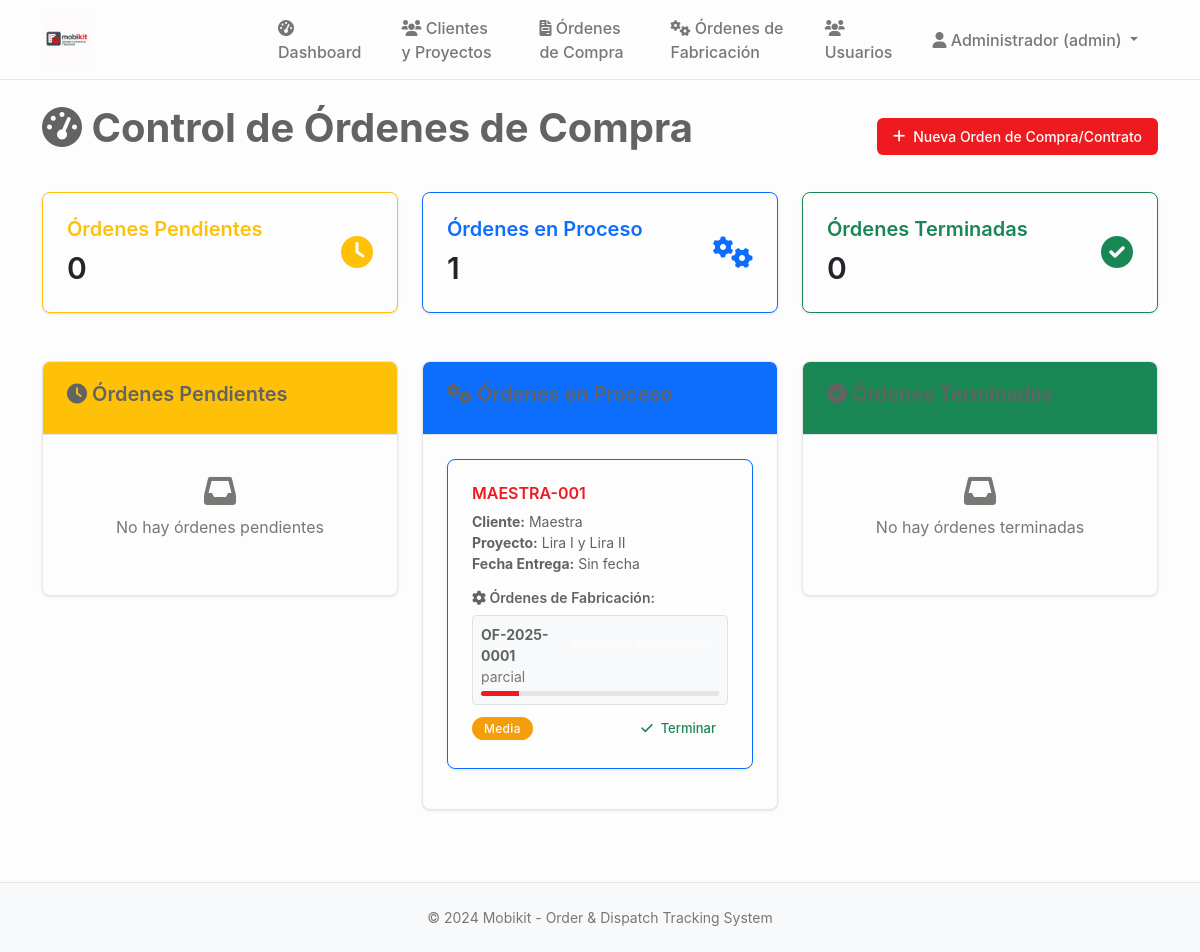
/dashboard (signed in), run on an earlier commit of the app's database.
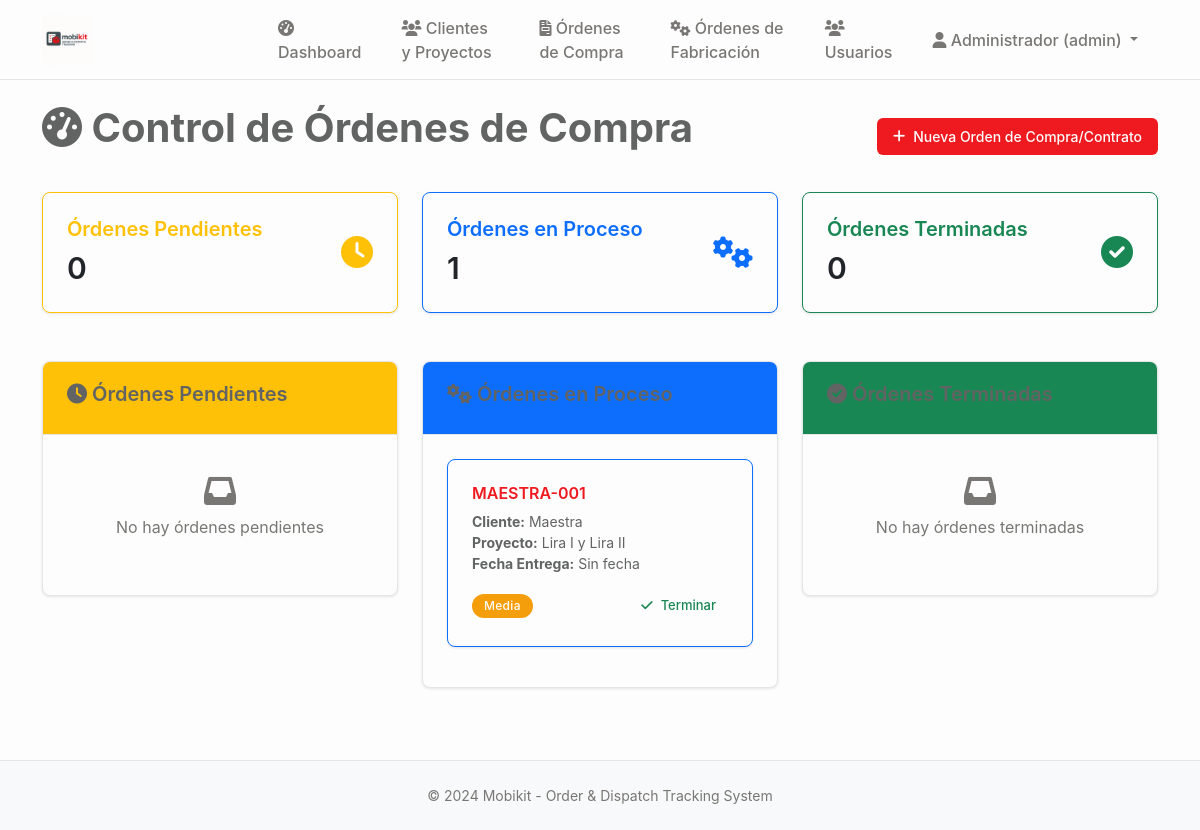
And on a later commit of the database.
### tables this page shows
CREATE TABLE proyectos (
                id INTEGER PRIMARY KEY AUTOINCREMENT,
                codigo TEXT UNIQUE NOT NULL,
                nombre TEXT NOT NULL,
                cliente_id INTEGER NOT NULL,
                descripcion TEXT,
                estado TEXT DEFAULT 'en_desarrollo' CHECK (estado IN ('en_desarrollo', 'aprobado_produccion', 'seccionado', 'enchapado', 'mecanizado', 'produccion_completa', 'embalando', 'listo_despacho', 'entregado', 'cancelado')),
                prioridad TEXT DEFAULT 'media' CHECK (prioridad IN ('baja', 'media', 'alta', 'urgente')),
                fecha_inicio DATE,
                fecha_entrega DATE,
                fecha_entrega_real DATE,
                diseñador_id INTEGER,
                supervisor_id INTEGER,
                presupuesto DECIMAL(12,2),
                costo_real DECIMAL(12,2),
                observaciones TEXT,
                created_at TIMESTAMP DEFAULT CURRENT_TIMESTAMP,
                updated_at TIMESTAMP DEFAULT CURRENT_TIMESTAMP, adjudicacion_tipo TEXT DEFAULT "orden_compra" CHECK (adjudicacion_tipo IN ("contrato", "orden_compra")), monto_neto DECIMAL(12,2), estado_proyecto TEXT DEFAULT "pendiente_presupuesto", monto_neto_provision DECIMAL(12,2), monto_neto_instalacion DECIMAL(12,2), fecha_estimada_inicio DATE, archivado BOOLEAN DEFAULT FALSE,
                FOREIGN KEY (cliente_id) REFERENCES clientes (id),
                FOREIGN KEY (diseñador_id) REFERENCES usuarios (id),
                FOREIGN KEY (supervisor_id) REFERENCES usuarios (id)
            );

CREATE TABLE ordenes_fabricacion (
                id INTEGER PRIMARY KEY AUTOINCREMENT,
                codigo_orden TEXT UNIQUE NOT NULL,
                proyecto_id INTEGER NOT NULL,
                tipo_orden TEXT DEFAULT 'parcial' CHECK (tipo_orden IN ('parcial', 'total')),
                fecha_entrega_estimada DATE NOT NULL,
                cantidad_tableros INTEGER NOT NULL,
                estado TEXT DEFAULT 'pendiente_fabricacion' CHECK (estado IN (
                    'pendiente_fabricacion', 'aprobado_diseño', 'enviado_produccion', 
                    'seccionado', 'enchapando', 'mecanizado', 'listo_embalaje', 
                    'embalando', 'listo_despacho', 'despachado'
                )),
                prioridad TEXT DEFAULT 'media' CHECK (prioridad IN ('baja', 'media', 'alta', 'urgente')),
                observaciones TEXT,
                fecha_inicio DATE,
                fecha_entrega_real DATE,
                created_at TIMESTAMP DEFAULT CURRENT_TIMESTAMP,
                updated_at TIMESTAMP DEFAULT CURRENT_TIMESTAMP,
                FOREIGN KEY (proyecto_id) REFERENCES proyectos (id) ON DELETE CASCADE
            );

### main.py (the view)
@app.route('/dashboard')
@login_required
def dashboard():
    conn = sqlite3.connect('mobikit.db')
    cursor = conn.cursor()
    cursor.execute('''
        SELECT p.id, p.codigo, p.nombre, c.nombre as cliente_nombre, p.fecha_entrega,
               p.descripcion, p.estado, p.prioridad,
               julianday(p.fecha_entrega) - julianday('now') as dias_restantes
        FROM proyectos p
        LEFT JOIN clientes c ON p.cliente_id = c.id
        INNER JOIN proyecto_categorias pc ON p.id = pc.proyecto_id
        WHERE p.estado IN ('en_desarrollo')
        GROUP BY p.id, p.codigo, p.nombre, c.nombre, p.fecha_entrega,
                 p.descripcion, p.estado, p.prioridad
        ORDER BY p.fecha_entrega ASC, p.prioridad DESC
    ''')
    ordenes_pendientes = cursor.fetchall()
    cursor.execute('''
        SELECT DISTINCT p.id, p.codigo, p.nombre, c.nombre as cliente_nombre, p.fecha_entrega,
               p.descripcion, p.prioridad,
               julianday(p.fecha_entrega) - julianday('now') as dias_restantes
        FROM proyectos p
        LEFT JOIN clientes c ON p.cliente_id = c.id
        WHERE p.estado IN ('aprobado_produccion', 'seccionado', 'enchapado', 'mecanizado', 'produccion_completa')
        AND p.estado != 'entregado'
        ORDER BY p.fecha_entrega ASC, p.prioridad DESC
    ''')
    ordenes_proceso_raw = cursor.fetchall()
    ordenes_proceso = []
    for orden in ordenes_proceso_raw:
        cursor.execute('''
            SELECT name FROM sqlite_master WHERE type='table' AND name='ordenes_fabricacion'
        ''')
        if cursor.fetchone():
            cursor.execute('''
                SELECT of.id, of.codigo_orden, of.tipo_orden, of.estado, of.fecha_entrega_estimada
                FROM ordenes_fabricacion of
                WHERE of.proyecto_id = ? AND of.estado != 'entregado'
                ORDER BY of.created_at ASC
            ''', (orden[0],))
            ordenes_fabricacion = cursor.fetchall()
        else:
            ordenes_fabricacion = []
        orden_extended = list(orden)  # Convert tuple to list
        orden_extended.append([])  # Add empty list for ordenes_fabricacion
        for fab in ordenes_fabricacion:
            fab_dict = {
                'id': fab[0], 'codigo_pedido': fab[1], 'nombre': fab[2],
                'estado': fab[3], 'fecha_entrega_estimada': fab[4]
            }
            orden_extended[-1].append(fab_dict)  # Add to the ordenes_fabricacion list
        ordenes_proceso.append(tuple(orden_extended))  # Convert back to tuple
    cursor.execute('''
        SELECT p.id, p.codigo, p.nombre, c.nombre as cliente_nombre, p.fecha_entrega,
               p.descripcion, p.prioridad, p.fecha_entrega_real
        FROM proyectos p
        LEFT JOIN clientes c ON p.cliente_id = c.id
        WHERE p.estado IN ('entregado', 'completado')
        ORDER BY p.fecha_entrega_real DESC
    ''')
    ordenes_terminadas = cursor.fetchall()
    conn.close()
    return render_template('dashboard.html',
                           ordenes_pendientes=ordenes_pendientes,
                           ordenes_proceso=ordenes_proceso,
                           ordenes_terminadas=ordenes_terminadas)

### main.py (called while the page is built)
def login_required(f):
    @wraps(f)
    def decorated_function(*args, **kwargs):
        if 'user_id' not in session:
            return redirect(url_for('login'))
        return f(*args, **kwargs)
    return decorated_function

### templates/dashboard.html (shortened to what the changed rows need)
{% extends "base.html" %}
{% block content %}
<div class="d-flex justify-content-between align-items-center mb-4">
    <h1><i class="fas fa-tachometer-alt"></i> Control de Órdenes de Compra</h1>
</div>
<div class="row mb-4">
    <div class="col-md-4">
        <div class="card border-warning">
            <div class="card-body">
                <div class="d-flex align-items-center">
                    <div class="flex-grow-1">
                        <h2 class="mb-0 text-dark">{{ ordenes_pendientes|length }}</h2>
                    </div>
                </div>
            </div>
        </div>
    </div>
    <div class="col-md-4">
        <div class="card border-primary">
            <div class="card-body">
                <div class="d-flex align-items-center">
                    <div class="flex-grow-1">
                        <h2 class="mb-0 text-dark">{{ ordenes_proceso|length }}</h2>
                    </div>
                </div>
            </div>
        </div>
    </div>
    <div class="col-md-4">
        <div class="card border-success">
            <div class="card-body">
                <div class="d-flex align-items-center">
                    <div class="flex-grow-1">
                        <h2 class="mb-0 text-dark">{{ ordenes_terminadas|length }}</h2>
                    </div>
                </div>
            </div>
        </div>
    </div>
</div>
<div class="row">
    <div class="col-md-4">
        <div class="card">
            <div class="card-body" style="max-height: 600px; overflow-y: auto;">
                {% if ordenes_proceso %}
                    {% for orden in ordenes_proceso %}
                    <div class="card mb-3 border-primary">
                        <div class="card-body">
                            <h6 class="card-title">
                                <a href="{{ url_for('orden_compra_detalle', orden_id=orden[0]) }}" class="text-decoration-none">
                                    {{ orden[1] }}
                                </a>
                            </h6>
                            <p class="card-text small">
                                <strong>Cliente:</strong> {{ orden[3] }}<br>
                                <strong>Proyecto:</strong> {{ orden[2] }}<br>
                                <strong>Fecha Entrega:</strong> {{ orden[4] if orden[4] else 'Sin fecha' }}
                            </p>
                            {% if orden[8] %}
                            <div class="mt-2">
                                <h6 class="small"><i class="fas fa-cog"></i> Órdenes de Fabricación:</h6>
                                {% for fab in orden[8] %}
                                <div class="border rounded p-2 mb-1 bg-light">
                                    <div class="d-flex justify-content-between align-items-center">
                                        <span class="small"><strong>{{ fab.codigo_pedido }}</strong></span>
                                        <span class="badge bg-">
                                        </span>
                                    </div>
                                    <div class="small text-muted">{{ fab.nombre }}</div>
                                    {% set estados_progreso = ['en_desarrollo', 'aprobado_produccion', 'seccionado', 'enchapado', 'mecanizado', 'produccion_completa'] %}
                                    {% set indice_actual = estados_progreso.index(fab.estado) if fab.estado in estados_progreso else 0 %}
                                    {% set porcentaje = ((indice_actual + 1) / estados_progreso|length * 100)|int %}
                                    <div class="progress mt-1" style="height: 5px;">
                                        <div class="progress-bar" role="progressbar" style="width: {{ porcentaje }}%"
                                             aria-valuenow="{{ porcentaje }}" aria-valuemin="0" aria-valuemax="100"></div>
                                    </div>
                                </div>
                                {% endfor %}
                            </div>
                            {% endif %}
                            <div class="d-flex justify-content-between align-items-center mt-2">
                                <span class="badge bg-{% if orden[6] == 'alta' %}danger{% elif orden[6] == 'media' %}warning{% else %}secondary{% endif %}">
                                            {{ orden[6]|title }}
                                        </span>
                                <button class="btn btn-sm btn-outline-success" onclick="terminarOrden({{ orden[0] }})">
                                    <i class="fas fa-check"></i> Terminar
                                </button>
                            </div>
                        </div>
                    </div>
                    {% endfor %}
                {% else %}
                <div class="text-center py-3">
                    <i class="fas fa-inbox fa-2x text-muted mb-2"></i>
                    <p class="text-muted">No hay órdenes en proceso</p>
                </div>
                {% endif %}
            </div>
        </div>
    </div>
</div>
{% endblock %}

What changed in the data, as far as the page shows it:
removed ordenes_fabricacion: codigo_pedido "OF-2025-0001", nombre "parcial", {{ porcentaje }} 16 (drawn)
shown differently, row unchanged: proyectos "MAESTRA-001": no longer shows "Órdenes de Fabricación:"
